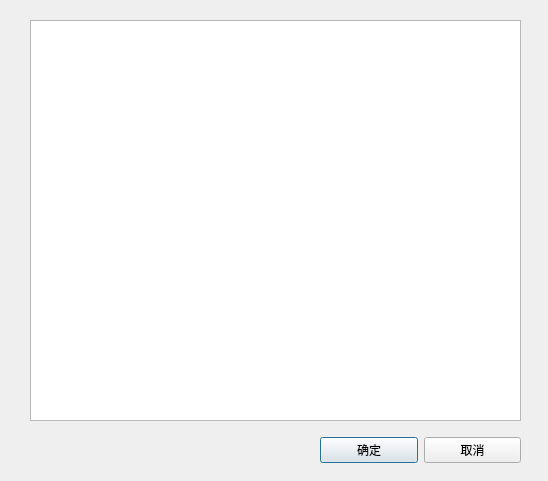
<?xml version="1.0" encoding="UTF-8"?>
<ui version="4.0">
 <class>FileBrowser</class>
 <widget class="QDialog" name="FileBrowser">
  <property name="geometry">
   <rect>
    <x>0</x>
    <y>0</y>
    <width>548</width>
    <height>481</height>
   </rect>
  </property>
  <property name="windowTitle">
   <string>Dialog</string>
  </property>
  <widget class="QTreeView" name="treeView">
   <property name="geometry">
    <rect>
     <x>30</x>
     <y>20</y>
     <width>491</width>
     <height>401</height>
    </rect>
   </property>
  </widget>
  <widget class="QWidget" name="horizontalLayoutWidget">
   <property name="geometry">
    <rect>
     <x>320</x>
     <y>430</y>
     <width>201</width>
     <height>41</height>
    </rect>
   </property>
   <layout class="QHBoxLayout" name="horizontalLayout">
    <item>
     <widget class="QPushButton" name="pushButton_2">
      <property name="text">
       <string>确定</string>
      </property>
     </widget>
    </item>
    <item>
     <widget class="QPushButton" name="pushButton">
      <property name="text">
       <string>取消</string>
      </property>
     </widget>
    </item>
   </layout>
  </widget>
 </widget>
 <resources/>
 <connections/>
</ui>
